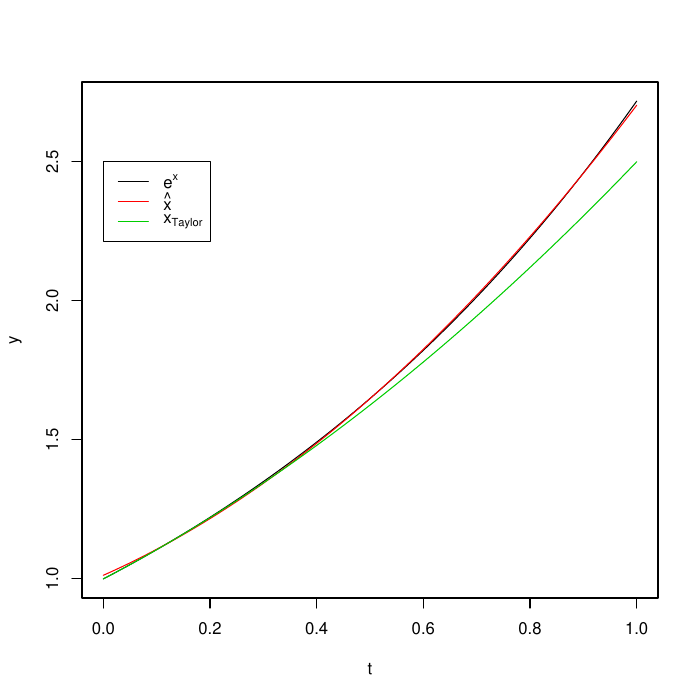

The R source for this figure:
A <- matrix(0,nrow = 3, ncol = 3)
A[1,1] = integrate(function(t){rep(1,length(t))}, 0, 1)$value
A[2,1] = A[1,2] = integrate(function(t){t}, 0, 1)$value
A[3,1] = A[1,3] = integrate(function(t){(t^2)}, 0, 1)$value
A[3,2] = A[2,3] = integrate(function(t){(t^3)}, 0, 1)$value
A[2,2] = integrate(function(t){(t^2)}, 0, 1)$value
A[3,3] = integrate(function(t){(t^4)}, 0, 1)$value

b <- matrix(0,nrow = 3, ncol = 1)
b[1] = integrate(function(t){(exp(t))}, 0, 1)$value
b[2] = integrate(function(t){(exp(t))*t}, 0, 1)$value
b[3] = integrate(function(t){(exp(t))*(t^2)}, 0, 1)$value

a = solve(A,b)
t = seq(0,1,length=200)
xhat = a[1] + a[2]*t + a[3]*t^2
x = exp(t)
xtaylor = 1 + t + t^2/2
pdf('hw1p1.pdf')
plot(t,x, type = 'l', col = 1, ylab = "y", xlab = "t")
lines(t,xhat, col = 2)
lines(t,xtaylor, col = 3)
legend(0,2.5,c(expression(e^x),expression(hat(x)),expression(x[Taylor])),lty = rep(1,3),col = 1:3)
dev.off()
f <- function(t){
    (exp(t)-(a[1] + a[2]*t + a[3]*(t^2)))^2
}
err <- integrate(f,0,1)
ftaylor <- function(t){
    (exp(t)-(1 + 1*t + (1/2)*(t^2)))^2
}
errtaylor <- integrate(ftaylor,0,1)
errtaylor$value - err$value

A1 <- matrix(0,nrow = 3, ncol = 3)
A1[1,1] = integrate(function(t){16*(t-1/2)^2*1}, 0, 1)$value
A1[2,1] = A1[1,2] = integrate(function(t){16*(t-1/2)^2*t}, 0, 1)$value
A1[3,1] = A1[1,3] = integrate(function(t){16*(t-1/2)^2*(t^2)}, 0, 1)$value
A1[3,2] = A1[2,3] = integrate(function(t){16*(t-1/2)^2*(t^3)}, 0, 1)$value
A1[2,2] = integrate(function(t){16*(t-1/2)^2*(t^2)}, 0, 1)$value
A1[3,3] = integrate(function(t){16*(t-1/2)^2*(t^4)}, 0, 1)$value

b1 <- matrix(0,nrow = 3, ncol = 1)
b1[1] = integrate(function(t){16*(t-1/2)^2*(exp(t))}, 0, 1)$value
b1[2] = integrate(function(t){16*(t-1/2)^2*(exp(t))*t}, 0, 1)$value
b1[3] = integrate(function(t){16*(t-1/2)^2*(exp(t))*(t^2)}, 0, 1)$value

a1 = solve(A1,b1)

t = seq(0,1,length=200)
x1hat = a1[1] + a1[2]*t + a1[3]*t^2

pdf('hw1p1-2.pdf')
plot(t,x, type = 'l', col = 1, ylab = "y", xlab = "t")
lines(t,x1hat, col = 2)
lines(t,xhat, col = 3)
legend(0,2.5,c(expression(e^x),expression(hat(x)[1]),expression(hat(x))),lty = rep(1,3),col = 1:3)
dev.off()

f <- function(t){
    (16*(t-1/2)^2)*(exp(t)-(a1[1] + a1[2]*t + a1[3]*(t^2)))^2
}
err1 <- integrate(f,0,1)
err1$value-err$value

